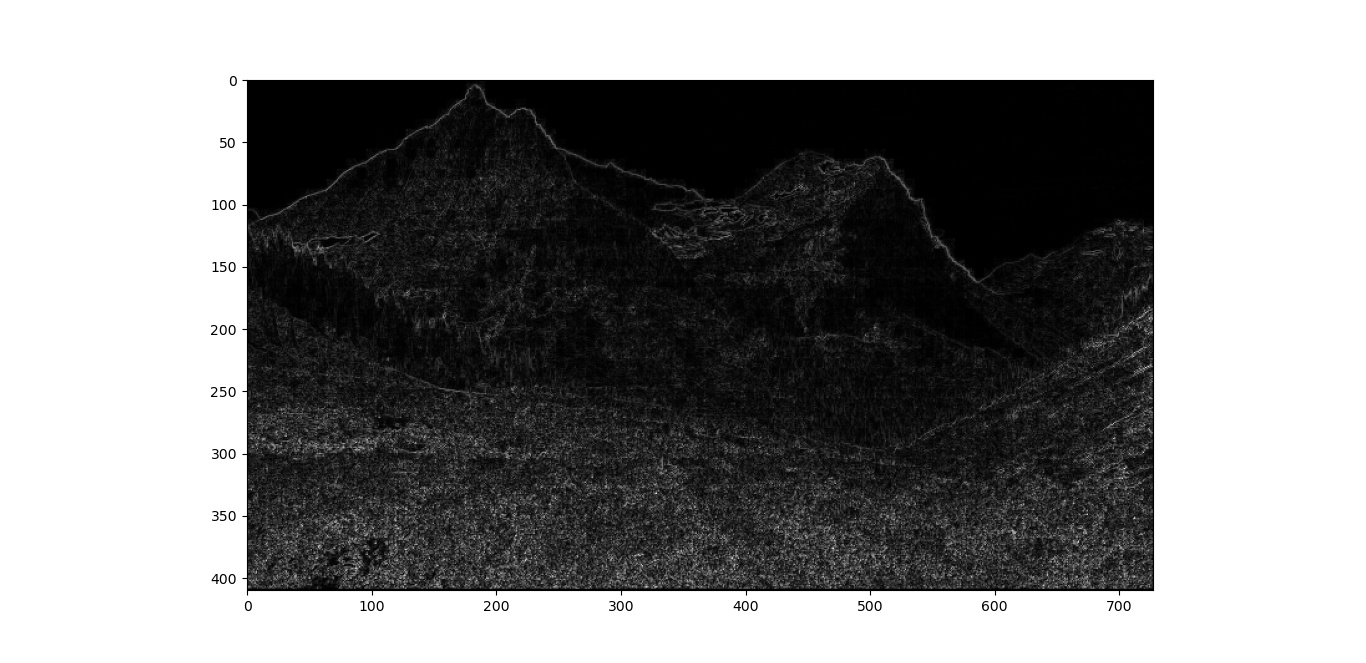

Here is the Python script that generated this plot:
import numpy as np
import matplotlib.pyplot as plt
from skimage import color

# Cargamos la imagen al codigo
imagen_original = plt.imread("Imagen.jpg")
plt.imshow(imagen_original)
plt.show()

# Se coloca un filtro sobre la imagen para que tenga una escala de grises
imagen = color.rgb2gray(imagen_original)
plt.imshow(imagen, cmap='gray')
plt.show()

# Se muestra en pantalla el tamaño de la imagen
print("Tamaño de la imagen: " + str(imagen.shape))

ancho = imagen.shape[0]
largo = imagen.shape[1]

print("Ancho: " + str(ancho))
print("Largo: " + str(largo))

# Imprimir el valor de algunos pixeles
print(imagen[100][200])
print(imagen[300][500])
print(imagen[400][700])

# Iniciamos el tamaño de valores
# que puede almacenar dependiendo de la imagen
dx = np.zeros(shape=(ancho, largo))

# Este ciclo obtendra la derivada punto por punto
for i in range(ancho - 1):
    for j in range(largo - 1):
        # Calcular la derivada parcial con respecto X
        dx[i][j] = abs(imagen[i + 1][j] - imagen[i][j])

plt.imshow(dx, cmap='gray')
plt.show()

# Repetimos procedimiento
dy = np.zeros(shape=(ancho, largo))

for i in range(ancho - 1):
    for j in range(largo - 1):
        # Obtener la derivada parcial con respecto Y
        dy[i][j] = abs(imagen[i][j + 1] - imagen[i][j])

plt.imshow(dy, cmap='gray')
plt.show()

# Se calcula la gradiente
gradiente = np.zeros(shape=(ancho, largo))

for i in range(ancho):
    for j in range(largo):
        gradiente[i][j] = dx[i][j] + dy[i][j]

plt.imshow(gradiente, cmap='gray')
plt.show()

# Se invierte los colores
for i in range(ancho):
    for j in range(largo):
        gradiente[i][j] = 1 - gradiente[i][j]

plt.imshow(gradiente, cmap='gray')
plt.show()

# Dirección inversa
dxi = np.zeros(shape=(ancho, largo))
for i in range(ancho - 1, -1, -1):
    for j in range(largo - 1, -1, -1):
        dxi[i][j] = abs(imagen[i - 1][j] - imagen[i][j])

plt.imshow(dxi, cmap='gray')
plt.show()

dyi = np.zeros(shape=(ancho, largo))

for i in range(ancho - 1, -1, -1):
    for j in range(largo - 1, -1, -1):
        dyi[i][j] = abs(imagen[i][j - 1] - imagen[i][j])

plt.imshow(dyi, cmap='gray')
plt.show()

gradiente2 = np.zeros(shape=(ancho, largo))

for i in range(ancho - 1, -1, -1):
    for j in range(largo - 1, -1, -1):
        gradiente2[i][j] = dxi[i][j] + dyi[i][j]

plt.imshow(gradiente2, cmap='gray')
plt.show()

for i in range(ancho):
    for j in range(largo):
        gradiente2[i][j] = 1 - gradiente2[i][j]

plt.imshow(gradiente2, cmap='gray')
plt.show()

# Direccion diagonal
diagonal = np.zeros(shape=(ancho, largo))

for i in range(ancho - 1):
    for j in range(largo - 1):
        diagonal[i][j] = abs(imagen[i + 1][j + 1] - imagen[i][j])
plt.imshow(diagonal, cmap='gray')
plt.show()

# Obtener la derivada parcial de manera diagonal de derecha a izquierda
diagonal2 = np.zeros(shape=(ancho, largo))

for i in range(ancho - 1):
    for j in range(-1, largo):
        diagonal2[i][j] = abs(imagen[i - 1][j - 1] - imagen[i][j])
plt.imshow(diagonal2, cmap='gray')
plt.show()

gradiente3 = np.zeros(shape=(ancho, largo))

for i in range(ancho):
    for j in range(largo):
        gradiente3[i][j] = diagonal[i][j] + diagonal2[i][j]

plt.imshow(gradiente3, cmap='gray')
plt.show()

for i in range(ancho):
    for j in range(largo):
        gradiente3[i][j] = 1 - gradiente3[i][j]

plt.imshow(gradiente3, cmap='gray')
plt.show()

# Conservar el signo de la derivada parcial
dx = np.zeros(shape=(ancho, largo))

for i in range(ancho - 1):
    for j in range(largo - 1):
        dx[i][j] = imagen[i + 1][j] - imagen[i][j]

plt.imshow(dx, cmap='gray')
plt.show()
